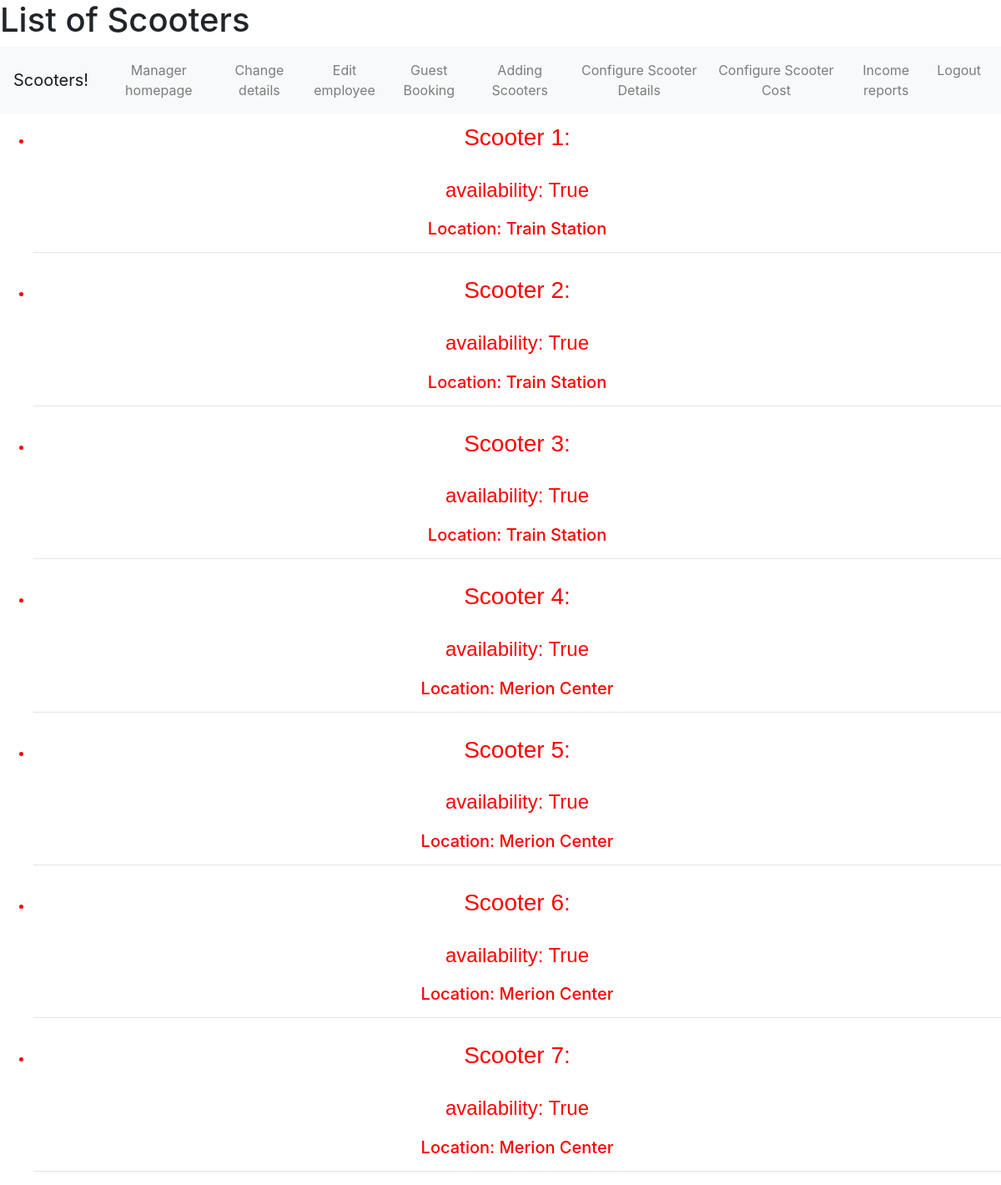
Screenshot of /ScooterList (signed in) with the database file from the repository.
### app/models.py (models this page shows)
class Scooter(db.Model):
    id = db.Column(db.Integer, primary_key=True)
    availability = db.Column(db.Boolean)
    location_id = db.Column(db.Integer, db.ForeignKey('location.id'), nullable=False)
    session_id = db.relationship('Session', backref='scooter', uselist=False)
    feedback = db.relationship('Feedback', backref='scooter', uselist=False)

class Location(db.Model):
    id = db.Column(db.Integer, primary_key=True)
    address = db.Column(db.String(50), nullable=False)
    no_of_scooters = db.Column(db.Integer, nullable=True, default=0)  # Amount of scooters at location
    scooters = db.relationship('Scooter', backref='location')

### app/views.py (the view)
@app.route('/ScooterList', methods=['GET', 'POST'])
@login_required
def ScooterList():
    scooters = Scooter.query.all()
    locations = Location.query.all()
    scooterArray = []
    locationArray = []
    for scooter in scooters:
        scooterArray.append(scooter)
    for location in locations:
        locationArray.append(location)
    return render_template('scooterList.html', title='List of scooters', ListS=scooterArray, ListL=locationArray)

### app/__init__.py (called while the page is built)
@login_manager.user_loader
def load_user(user_id):
    return models.User.query.get(int(user_id))

### app/templates/scooterList.html (shortened to what this page needs)
<h1>List of Scooters</h1>
{% extends "baseEmployeeManager.html" %}
    {% block content %}
    <ul>
      {% for scooter in ListS%}
      <li><h3>Scooter {{scooter.id}}:</h3></li>
      <h4>availability: {{scooter.availability}}</h4>
      {% for location in ListL%}
      {%if scooter.location_id == location.id %}
      <h5>Location: {{location.address}}</h5>
      {% endif %}
      {% endfor %}
      <hr>
      {% endfor %}
    </ul>
    {% endblock %}

### app/templates/baseEmployeeManager.html (shortened to what this page needs)
{% include "base.html" %}
<div>
    <nav class="navbar navbar-expand-sm navbar-light bg-light">
      <a class="navbar-brand" href="#">Scooters!</a>
      <div class="collapse navbar-collapse" id="navbarSupportedContent">
        <ul class="navbar-nav mr-auto">
          {% if current_user.isManager == False %}
              <li class="nav-item"><a class="nav-link" href="#">Employee homepage <span class="sr-only">(current)</span></a></li>
              <li class="nav-item"><a class="nav-link" href="#">Change details</a></li>
              <li class="nav-item"><a class="nav-link" href="/addingScooter">Adding Scooters</a></li>
              <li class="nav-item"><a class="nav-link" href="#">Feedback management</a></li>
              <li class="nav-item"><a class="nav-link" href="/GuestUsers">Guest Booking</a></li>
              <li class="nav-item"><a class="nav-link" href="#">Book unregistered users</a></li>
              <li class="nav-item"><a class="nav-link" href="/logout">Logout</a></li>
          {% else %}
              <li class="nav-item"><a class="nav-link" href="#">Manager homepage <span class="sr-only">(current)</span></a></li>
              <li class="nav-item"><a class="nav-link" href="#">Change details</a></li>
              <li class="nav-item"><a class="nav-link" href="#">Edit employee</a></li>
              <li class="nav-item"><a class="nav-link" href="/GuestUsers">Guest Booking</a></li>
              <li class="nav-item"><a class="nav-link" href="/addingScooter">Adding Scooters</a></li>
              <li class="nav-item"><a class="nav-link" href="/configureScooters">Configure Scooter Details</a></li>
              <li class="nav-item"><a class="nav-link" href="/configureCost">Configure Scooter Cost</a></li>
              <li class="nav-item"><a class="nav-link" href="/incomeReports">Income reports</a></li>
              <li class="nav-item"><a class="nav-link" href="/logout">Logout</a></li>
          {% endif %}
        </ul>
      </div>
    </nav>
  <div class="block_content">
    {% block content %}{% endblock %}
  </div>
</div>

### app/templates/base.html (shortened to what this page needs)
<!DOCTYPE html>
<html lang="english">
  <head>
    <link rel="stylesheet" href="https://stackpath.bootstrapcdn.com/bootstrap/4.2.1/css/bootstrap.min.css">
    <link rel="stylesheet" href="/static/sprint2CSS.css">
  </head>

### app/static/sprint2CSS.css (style rules this page uses)
h3 { text-align: center; font-family:'Gill Sans', 'Gill Sans MT', Calibri, 'Trebuchet MS', sans-serif; padding: 12px; }
a { text-align: center; }
h4 { text-align: center; font-family:'Gill Sans', 'Gill Sans MT', Calibri, 'Trebuchet MS', sans-serif; padding: 12px; }
ul { text-align: center; color: red; }

### rows the page displays
Scooter: id "1", availability "True"
Location: address "Train Station"
Scooter: id "2", availability "True"
Scooter: id "3", availability "True"
Scooter: id "4", availability "True"
Location: address "Merion Center"
Scooter: id "5", availability "True"
Scooter: id "6", availability "True"
Scooter: id "7", availability "True"
